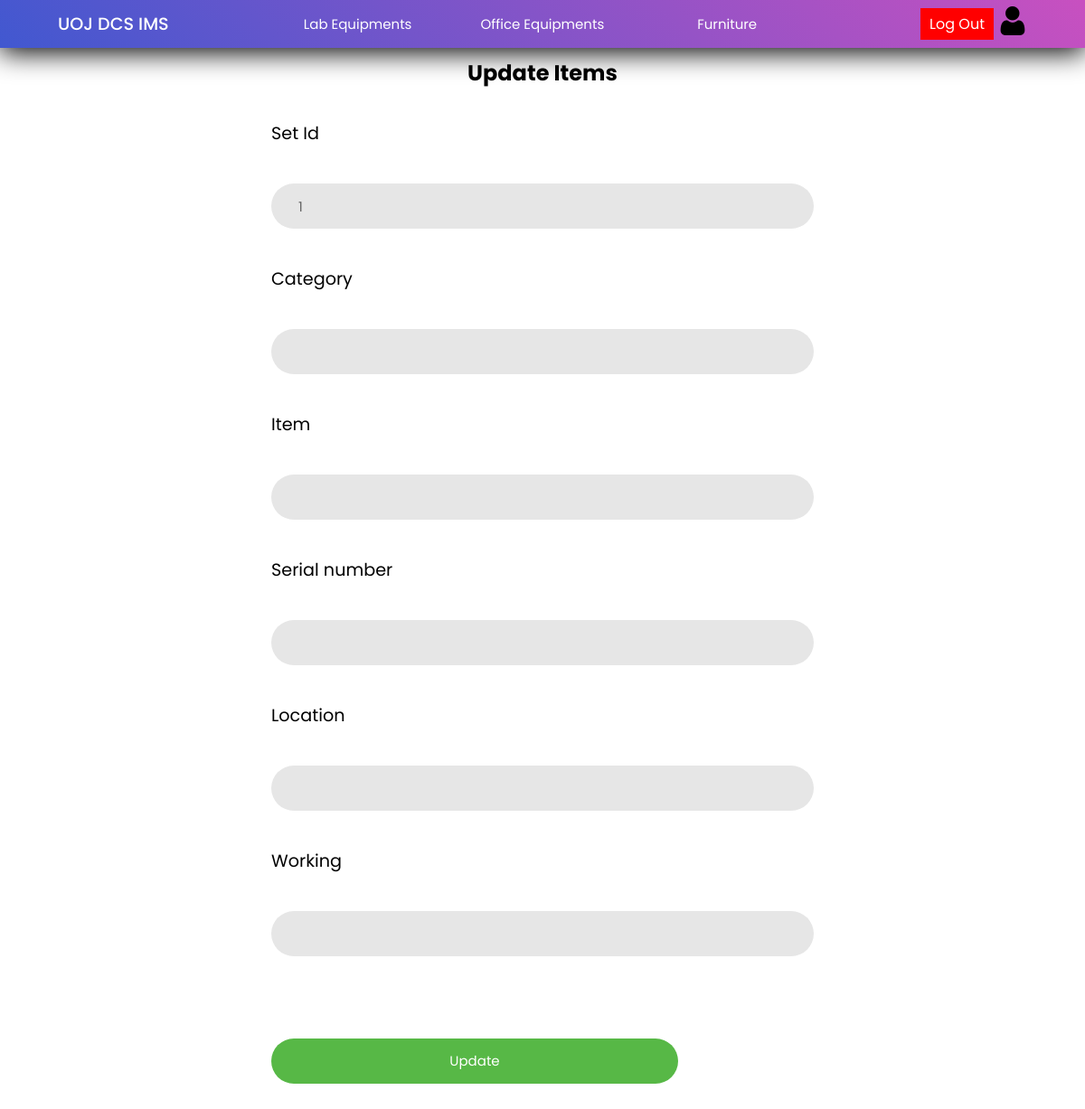
Before: /Project/lab/updateItems.php?id=125&setid=1&item=CPU (signed in) with the older database file.
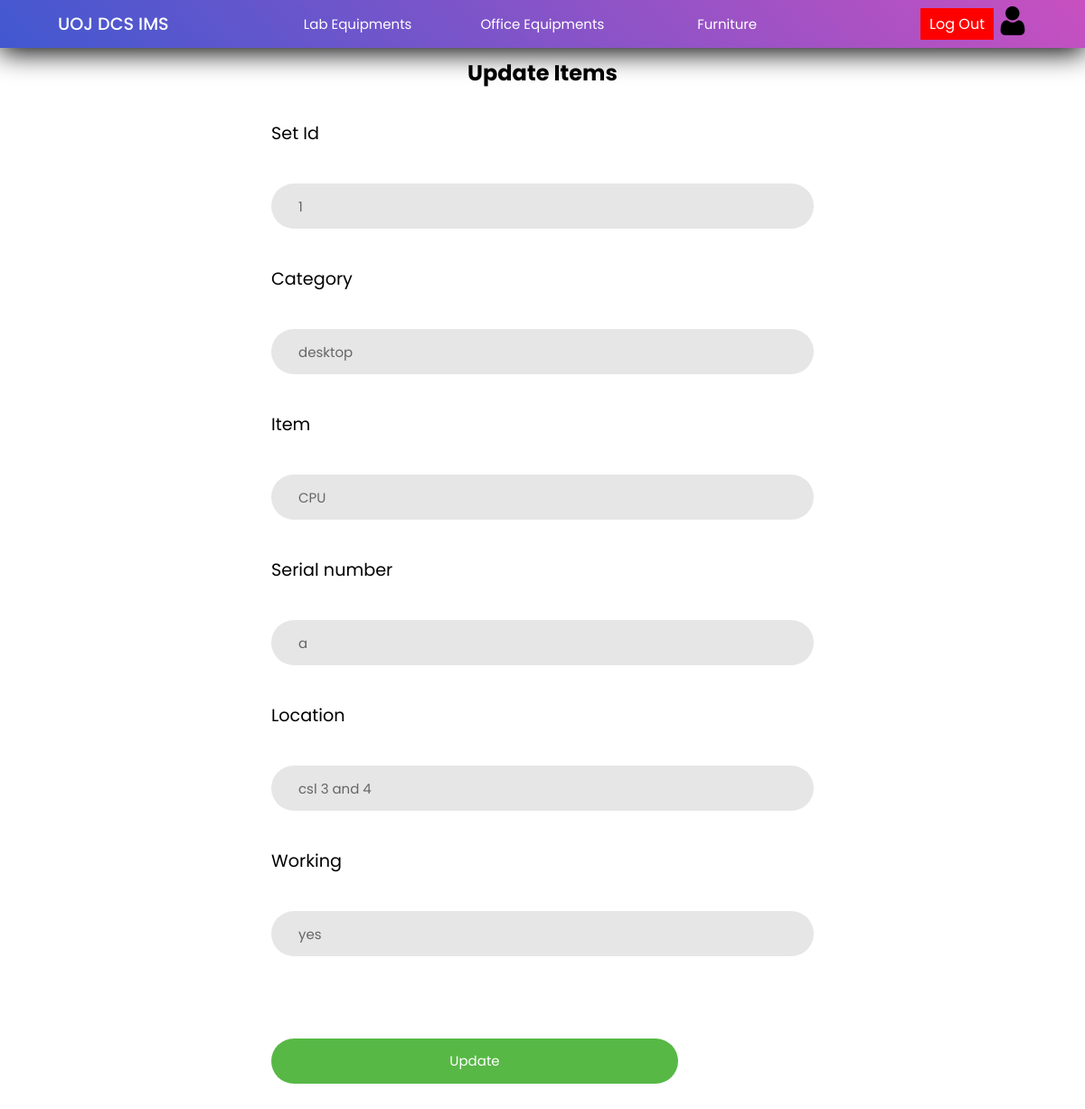
After: the same page with the newer database file.
### tables this page shows
CREATE TABLE `items` (
  `invoice_id` int(11) NOT NULL,
  `set_id` int(11) NOT NULL,
  `category` varchar(100) NOT NULL,
  `item` varchar(50) NOT NULL,
  `serial_number` varchar(30) NOT NULL,
  `location` varchar(100) NOT NULL,
  `working` varchar(3) NOT NULL
);

### Project/lab/updateItems.php (the view, shortened to what this page needs)
<?php
    include("../config/connection.php");
    if(isset($_GET['id']) && isset($_GET['setid']) && isset($_GET['item']) ){
        $id = $_GET['id'];
        $setid = $_GET['setid'];
        $item = $_GET['item'];
        $query1 = "SELECT * FROM items WHERE set_id = '$setid' AND invoice_id='$id' AND item = '$item' ";
        $result1 = mysqli_query($con, $query1);
        $row1 = mysqli_fetch_assoc($result1);
    }
?>
<!DOCTYPE html>
<html lang="en">
<head>
    <link rel="stylesheet" href="../css/main.css">
    <link rel="stylesheet" href="../css/adddata.css">
</head>
<body>
<?php include("../header/header.php");?>
    <h2>Update Items</h2>
    <form action="actionItem.php" method="POST">
        <input type="hidden" name="id" value="<?php if(isset($_GET['setid']) && isset($_GET['id']) && isset($_GET['item'])){echo (int)$_GET['id'];}?> " /> <br>
        <label for="setid">Set Id</label> <br>
        <input type="number" name="setid" value="<?php if(isset($_GET['setid'])&& isset($_GET['id']) && isset($_GET['item'])){echo $setid;}?>" required/> <br>
        <label for="category">Category</label> <br>
        <input type="text" name="category" value="<?php if(isset($_GET['setid'])&& isset($_GET['id']) && isset($_GET['item'])){echo $row1['category'];}?>" /><br>
        <label for="item">Item</label> <br>
        <input type="text" name="item" value="<?php if(isset($_GET['setid'])&& isset($_GET['id']) && isset($_GET['item'])){echo $row1['item'];}?>" /><br>
        <label for="serial_number">Serial number</label> <br>
        <input type="text" name="serial_number" value="<?php if(isset($_GET['setid'])&& isset($_GET['id']) && isset($_GET['item'])){echo $row1['serial_number'];}?>" /><br>
        <label for="location">Location</label> <br>
        <input type="text" name="location" value="<?php if(isset($_GET['setid'])&& isset($_GET['id']) && isset($_GET['item'])){echo $row1['location'];}?>" required/><br>
        <label for="working">Working</label> <br>
        <input type="text" name="working" value="<?php if(isset($_GET['setid'])&& isset($_GET['id']) && isset($_GET['item'])){echo $row1['working'];}?>" /> <br>
        <br><br>
        <input class="button" type="submit" name="setupdate" value="Update" style="width: 75%;"/> <br>
    </form>
</body>
</html>

### Project/header/header.php (shortened to what this page needs)
<!DOCTYPE html>
<html lang="en">
<head>
    <link rel="stylesheet" href="../css/header.css">
    <link rel="stylesheet" href="../css/main.css">
</head>
<body>
    <div class="nav-bar">
        <div class="header_1">
            <a href="../admin/index.php"><h1>UOJ DCS IMS </h1></a>
        </div>
        <div class="header_2">
            <ul>
                <li class="lab"><a href="../lab/lab.php" >Lab Equipments</a>
                </li>
                <li class="office"><a href="../office/office.php">Office Equipments</a>
                </li>
                <li class="furniture"><a href="../furniture/furniture.php">Furniture</a>
                </li>
            </ul>
        </div>
        <div class="inside_1">
        <a href="../login/logout.php" class="logout">Log Out</a>
        <?php
            $username = $_SESSION['uname'];
            $query = "SELECT role FROM admin WHERE username = '$username' ";
            $result = mysqli_query($con,$query);
            $row = mysqli_fetch_assoc($result);
            if ('masteradmin' == $row['role']) {
                ?>
                <a href="../admin/masterAdminAction.php">
                    <img src="../Multimedia/user.png" alt="user">
                </a>
                <?php
            } else {
                ?>
                <a href="../admin/adminAction.php">
                    <img src="../Multimedia/user.png" alt="user">
                </a>
                <?php
            }
        ?>
        </div>
    </div>
</body>
</html>

### Project/css/main.css (style rules this page uses)
* { margin: 0; padding: 0; text-decoration: none; box-sizing: border-box; }
:root { --bg-gradient:linear-gradient(-135deg,#c850c0,#4158d0); --bg-gray:#e6e6e6; --text-color:#666; --inp-color:#57b846; }
body { font-family: 'Poppins', sans-serif; }

### Project/css/adddata.css (style rules this page uses)
h2 { text-align: center; margin-bottom: 1.4rem; }
label { display: block; font-family: 'Poppins', sans-serif; font-size: 1.2rem; margin-bottom: 1rem; }
input { display: block; width: 100%; font-family: Poppins-Medium; font-size: 15px; line-height: 1.5; color: #666; background: #e6e6e6; height: 50px; border-radius: 25px; padding: 0 30px 0 30px; margin-bottom: 1rem; border: none; font-family: 'Poppins', sans-serif; }
.button { background: var(--inp-color) ; color: white ; cursor: pointer; width: 230px; font-family: Poppins-Medium; font-size: 15px; height: 50px; border-radius: 25px; padding: 0 30px 0 30px; margin-bottom: 1rem; border: none; font-family: 'Poppins', sans-serif; }

### Project/css/header.css (style rules this page uses)
* { margin: 0; padding: 0; text-decoration: none; box-sizing: border-box; }
:root { --bg-gradient:linear-gradient(-135deg,#c850c0,#4158d0); --bg-gray:#e6e6e6; --text-color:#666; --inp-color:#57b846; }
body { font-family: 'Poppins', sans-serif; }
.nav-bar { display: flex; justify-content: space-between; align-items: center; padding: 0 4rem; background: var(--bg-gradient); box-shadow: 0 5px 30px rgb(0, 0, 0); }
h1 { font-size: 1.2rem; font-weight: 500; color: white; }
.inside_1 img { width: 2rem; }
ul { list-style: none; }
ul li { display: inline-block; position: relative; }
ul li a { display: block; padding: 15px 25px; color: #fff; text-decoration: none; text-align: center; font-size: 15px; width: 200px; }
.inside_1 { display: flex; justify-content: center; align-items: center; }
.logout { margin:5px;background-color: #ff0000; color: #ffffff; border: none; padding: 5px 10px; cursor: pointer; }

### Project/lab/updateItems.php (style rules this page uses)
form { margin:auto; width:600px; }
h2 { margin:10px; text-align:center; }

Changed rows visible on the page:
added items: category "desktop", item "CPU", serial_number "a", location "csl 3 and 4", working "yes"
